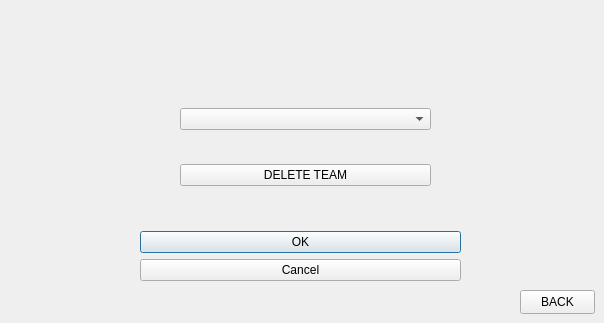
    <widget class="QWidget" name="DeleteTeamPage">
     <widget class="QPushButton" name="BackDel">
      <property name="geometry">
       <rect>
        <x>520</x>
        <y>290</y>
        <width>75</width>
        <height>24</height>
       </rect>
      </property>
      <property name="text">
       <string>BACK</string>
      </property>
     </widget>
     <widget class="QWidget" name="verticalLayoutWidget_6">
      <property name="geometry">
       <rect>
        <x>180</x>
        <y>80</y>
        <width>251</width>
        <height>136</height>
       </rect>
      </property>
      <layout class="QVBoxLayout" name="verticalLayout_8">
       <item>
        <widget class="QComboBox" name="DelTeamSel"/>
       </item>
       <item>
        <widget class="QPushButton" name="DelButton">
         <property name="text">
          <string>DELETE TEAM</string>
         </property>
        </widget>
       </item>
      </layout>
     </widget>
     <widget class="QDialogButtonBox" name="DelConfirm">
      <property name="geometry">
       <rect>
        <x>140</x>
        <y>200</y>
        <width>321</width>
        <height>111</height>
       </rect>
      </property>
      <property name="orientation">
       <enum>Qt::Orientation::Vertical</enum>
      </property>
      <property name="standardButtons">
       <set>QDialogButtonBox::StandardButton::Cancel|QDialogButtonBox::StandardButton::Ok</set>
      </property>
      <property name="centerButtons">
       <bool>true</bool>
      </property>
     </widget>
    </widget>
